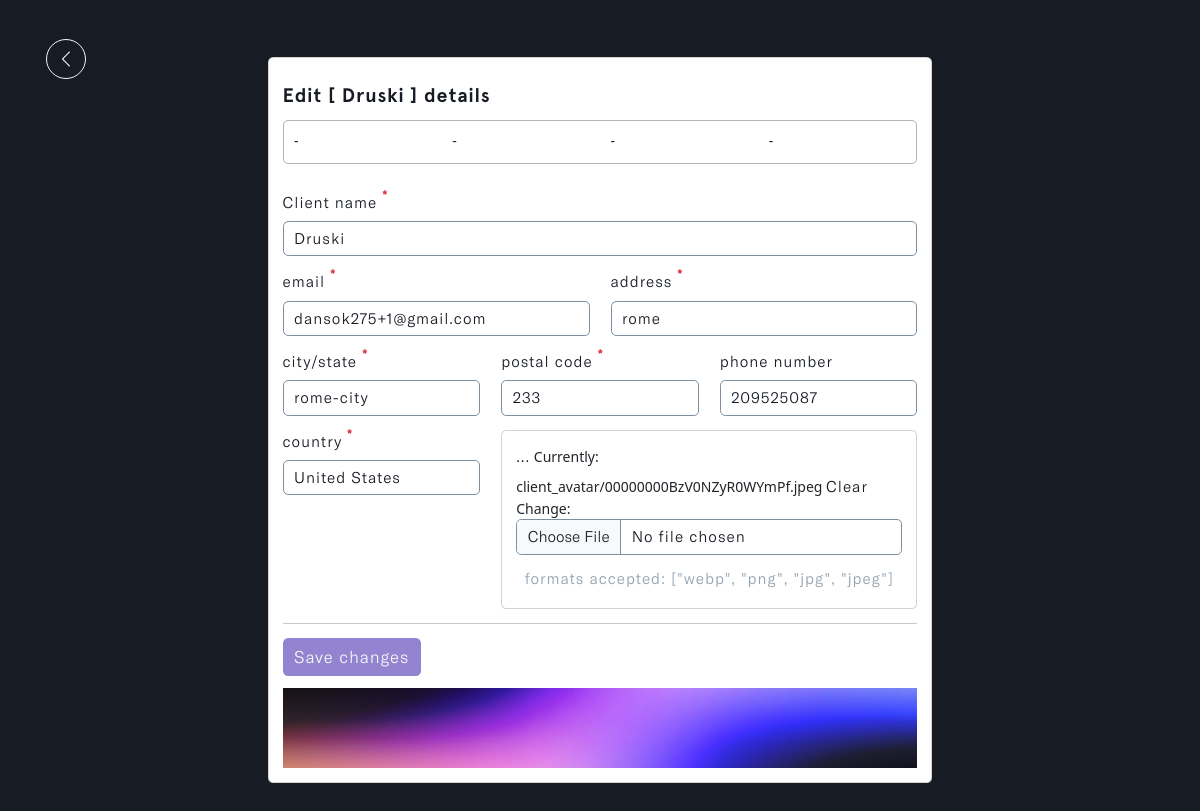
/client/ceeddabd99224c899cccfad9da4b78a1 (signed in), run on the app's committed database.
### invoice/models.py (models this page shows, shortened)
class Client(models.Model):
    account_owner = models.ForeignKey(Profile, on_delete=models.CASCADE, related_name='clients', db_index=True)
    name = models.CharField(max_length=50, unique=True, db_index=True)
    address = models.CharField(max_length=255)
    country = models.CharField(max_length=50, null=True, blank=True)
    email = models.EmailField(max_length=100, unique=True, db_index=True)
    phone_number = models.IntegerField(null=True, blank=True)
    city_state = models.CharField(max_length=50, null=True, blank=True)
    postal_code = models.CharField(max_length=30, null=True, blank=True)
    client_avatar = ResizedImageField(size=[600, 600], quality=85, null=True, blank=True, upload_to='client_avatar/', default='emil-kowalski.png')
    updated_time_stamp = models.DateTimeField(auto_now=True, db_index=True)
    created_time_stamp = models.DateTimeField(auto_now_add=True, db_index=True)
    id = models.UUIDField(default=uuid.uuid4, primary_key=True, unique=True, editable=False)
    class Meta:
        ordering = ['-updated_time_stamp']
        indexes = [
            models.Index(fields=['name']),
            models.Index(fields=['email']),
            models.Index(fields=['updated_time_stamp']),
            models.Index(fields=['created_time_stamp']),
        ]

### invoice/views.py (the view, shortened to what this page needs)
# urls.py: path('client/<str:pk>', views.edit_client, name='client-details'),
@login_required(login_url='login')
def edit_client(request, pk):
    profile = request.user.profile
    client = profile.clients.get(id=pk)
    form = ClientCreationForm(instance=client)
    context = {'form': form, 'client': client}
    return render(request, 'invoice/client-details.html', context)

### invoice/forms.py
class ClientCreationForm(ModelForm):
    class Meta:
        model = Client
        fields = ['name', 'address', 'country', 'city_state', 'email', 'phone_number', 'postal_code', 'client_avatar']
        widgets = {
            'name': forms.TextInput(attrs={'placeholder': '...'}),
            'address': forms.TextInput(attrs={'placeholder': '...'}),
            'country': forms.TextInput(attrs={'placeholder': '...'}),
            'city_state': forms.TextInput(attrs={'placeholder': '...'}),
            'email': forms.TextInput(attrs={'placeholder': '...'}),
            'phone_number': forms.TextInput(attrs={'placeholder': '...'}),
            'postal_code': forms.TextInput(attrs={'placeholder': '...'}),
        }
    def __init__(self, *args, **kwargs):
        super(ClientCreationForm, self).__init__(*args, **kwargs)
        for name, fields in self.fields.items():
            fields.widget.attrs.update({'class': 'input form-control'})

### invoice/templates/invoice/client-details.html (shortened to what this page needs)
{% load static %}
<!DOCTYPE html>
<html lang="en" class="js has-scroll-init has-scroll-smooth">
  <head>
    <link rel="stylesheet" href="{% static '/css/bootstrap.min.css' %}" />
    <link rel="stylesheet" href="{% static '/css/client-details.css' %}" />
    <link
      rel="stylesheet"
      href="https://maxcdn.bootstrapcdn.com/font-awesome/4.5.0/css/font-awesome.min.css"
    />
  </head>
  <body
    id="pageTop"
    class="page-content"
    data-spy="scroll"
    data-target="#mainNav"
  >
    <main>
      <div data-scroll class="page page--layout-2" id="main">
        <div id="client--details-hero">
          <div class="container-fluid">
            <div class="client--details-intro">
              <a href="javascript:history.back()">
                <img
                  src="{% static '/images/left.png' %}"
                  class="img-fluid"
                  id="return_back"
                  alt="return_back-img"
                />
              </a>
              <div class="card d-flex mx-auto" id="main--card">
                <div class="card-body">
                  <h5>Edit [ {{client.name}} ] details</h5>
                  <div class="row" id="ion-icon--card">
                    <div class="col-3 col-md-3">
                       -
                    </div>
                    <div class="col-3 col-md-3">
                       -
                    </div>
                    <div class="col-3 col-md-3">
                       -
                    </div>
                    <div class="col-3 col-md-3">
                       -
                    </div>
                  </div>
                  <form action="" method="POST" enctype="multipart/form-data">
                    <div class="row">
                      <div class="col-md-12">
                        <div class="mb-3">
                          <label
                            for="exampleFormControlInput1"
                            class="form-label"
                            >Client name
                            <sup class="text-danger fw-bold fs-6">*</sup></label
                          >
                          {{form.name}}
                        </div>
                      </div>
                      <div class="col-md-6">
                        <div class="mb-3">
                          <label for="exampleEmail" class="form-label"
                            >email
                            <sup class="text-danger fw-bold fs-6">*</sup></label
                          >
                          {{form.email}}
                        </div>
                      </div>
                      <div class="col-md-6">
                        <div class="mb-3">
                          <label for="exampleAddress" class="form-label"
                            >address
                            <sup class="text-danger fw-bold fs-6">*</sup></label
                          >
                          {{form.address}}
                        </div>
                      </div>
                      <div class="col-md-4">
                        <div class="mb-3">
                          <label for="exampleFCity--State" class="form-label"
                            >city/state
                            <sup class="text-danger fw-bold fs-6">*</sup></label
                          >
                          {{form.city_state}}
                        </div>
                      </div>
                      <div class="col-md-4">
                        <div class="mb-3">
                          <label for="examplePostal--code" class="form-label"
                            >postal code
                            <sup class="text-danger fw-bold fs-6">*</sup></label
                          >
                          {{form.postal_code}}
                        </div>
                      </div>
                      <div class="col-md-4">
                        <div class="mb-3">
                          <label for="exampleNumber" class="form-label"
                            >phone number</label
                          >
                          {{form.phone_number}}
                        </div>
                      </div>
                      <div class="col-md-4">
                        <div class="mb-3">
                          <label for="exampleCountry" class="form-label"
                            >country
                            <sup class="text-danger fw-bold fs-6">*</sup></label
                          >
                          {{form.country}}
                        </div>
                      </div>
                      <div class="col-md-8">
                        <div class="card">
                          <div class="card-body">
                            <div class="mb-3">
                              <label for="formFile" class="form-label">
                                ...
                              </label>
                              {{form.client_avatar}}
                            </div>
                            <h6>
                              formats accepted: ["webp", "png", "jpg", "jpeg"]
                            </h6>
                          </div>
                        </div>
                      </div>
                    </div>
                    <hr id="offcanvas--line" />
                    <input
                      type="submit"
                      id="save--btn"
                      class="btn"
                      value="Save changes"
                    />
                    <a
                      id="delete--btn"
                      class="btn"
                      data-bs-toggle="modal"
                      data-bs-target="#deleteAccountModal"
                      ></a>
                  </form>
                  <img
                    src="{% static '/images/banner.jpeg' %}"
                    class="img-fluid offcanvas--banner"
                    alt="offcanvas--banner"
                  />
                </div>
              </div>
            </div>
          </div>
        </div>
      </div>
    </main>
  </body>
</html>

### static/css/client-details.css (style rules this page uses)
*, *::after, *::before { box-sizing: border-box; margin: 0; padding: 0; }
html, body { box-sizing: border-box; font-size: 14px; margin: 0; padding: 0; width: 100%; overflow-x: hidden; background: var(--main-color); -webkit-font-smoothing: antialiased; -moz-osx-font-smoothing: grayscale; scroll-behavior: smooth; }
a { text-decoration: none; }
.page-content { --main-color: #171b23; --text-color: #f6f6f3; --header-font: "Apercu-Bold"; --text-font: "GTAmerica-Light"; }
a { text-decoration: none; color: var(--accent-color); }
#client--details-hero { margin-top: 10%; }
.client--details-intro { margin: 3%; }
#return_back { width: 5%; padding: 10px; border-radius: 50%; border: 1px solid var(--text-color); display: inline-block; width: 40px; height: 40px; margin-bottom: 3%; }
.client--details-intro h5 { font-size: 1.5rem; font-family: var(--header-font); color: var(--main-color); letter-spacing: 1px; margin-top: 2%; margin-bottom: 4%; }
.client--details-intro #ion-icon--card { border: 1px solid #6b728086; margin-top: 4%; padding: 2%; margin: 1%; border-radius: 5px; padding-top: 4%; padding-bottom: 4%; }
.client--details-intro .col-md-12 { margin-top: 11%; }
.client--details-intro label { font-size: 1.2rem; font-family: var(--text-font); color: var(--main-color); letter-spacing: 1px; }
.client--details-intro .input { color: var(--main-color); letter-spacing: 1px; font-family: var(--text-font); font-size: 1.1rem; border: 1px solid #7b8fa1; background: transparent; border-bottom-right-radius: 5px; border-top-right-radius: 5px; }
#save--btn { color: var(--text-color); letter-spacing: 1px; font-family: var(--text-font); font-size: 1.3rem; background: #9384d1; transition: all 0.5s ease-in-out; }
#client--details-hero h6 { font-size: 1.2rem; font-family: var(--text-font); color: #7b8fa1d7; letter-spacing: 1px; text-align: center; }
@media (min-width: 1200px) { #client--details-hero { margin-top: 1%; } }
@media (min-width: 1200px) { .client--details-intro { margin: 3%; } }
@media (min-width: 1200px) { #return_back { width: 5%; padding: 10px; width: 40px; height: 40px; margin-bottom: -2%; } }
@media (min-width: 1200px) { .client--details-intro #main--card { width: 60%; } }
@media (min-width: 1200px) { .client--details-intro h5 { font-size: 1.4rem; margin-top: 2%; margin-bottom: 2%; } }
@media (min-width: 1200px) { .client--details-intro #ion-icon--card { margin-top: 4%; padding: 0%; margin: 0%; padding-top: 1%; padding-bottom: 1%; } }
@media (min-width: 1200px) { .client--details-intro .col-md-12 { margin-top: 4%; } }
@media (min-width: 1200px) { .client--details-intro label { font-size: 1.1rem; } }
@media (min-width: 1200px) { .client--details-intro .input { font-size: 1.1rem; } }
@media (min-width: 1200px) { #save--btn { font-size: 1.2rem; } }
@media (min-width: 1200px) { .offcanvas--banner { margin-top: 1%; height: 10vh; width: 100%; } }
@media (min-width: 1200px) { #client--details-hero h6 { font-size: 1.1rem; } }

### data on the page
Client: name "Druski", email "dansok275+1@gmail.com", address "rome", city_state "rome-city", postal_code "233", phone_number "209525087", country "United States"
